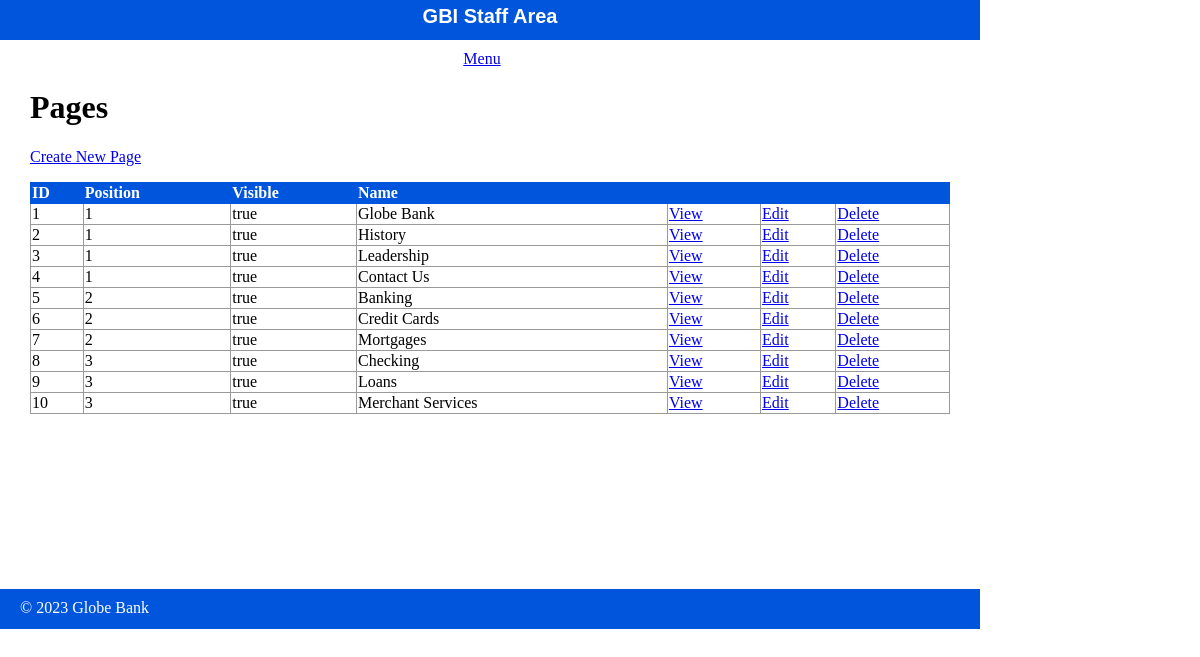
Page /Globe_Bank/public/staff/pages/index.php on the committed database.
### tables this page shows
CREATE TABLE `pages` (
  `id` int(11) NOT NULL,
  `subject_id` int(11) DEFAULT NULL,
  `menu_name` varchar(255) DEFAULT NULL,
  `position` int(3) DEFAULT NULL,
  `visible` tinyint(1) DEFAULT NULL,
  `content` text DEFAULT NULL
);

### Globe_Bank/private/functions.php (called while the page is built, shortened)
<?php
function url_for($script_path) {
    if($script_path[0] != '/') {
      $script_path = "/" . $script_path;
    }
    return WWW_ROOT . $script_path;
}
function u($string=""){
  return urlencode($string);
}
function h($string=""){
  return htmlspecialchars($string);
}
?>

### Globe_Bank/private/query_functions.php (called while the page is built, shortened)
<?php
    function find_all_pages(){
        global $db;
        $sql = "select * from pages order by subject_id asc, position asc";
        $result = mysqli_query($db, $sql);
        return $result;
    }
    function find_page_by_id($id) {
        global $db;
        $sql = "SELECT * FROM pages ";
        $sql .= "WHERE id='" . $id . "'";
        $result = mysqli_query($db, $sql);
        $page = mysqli_fetch_assoc($result);
        return $page;
      }
?>

### Globe_Bank/public/staff/pages/index.php (the view, shortened to what this page needs)
<?php
  require_once('../../../private/initialize.php');
  $pages_set = find_all_pages();
  include(SHARED_PATH . '/staff_header.php');
?>
<div id="content">
  <div class="pages listing">
    <h1>Pages</h1>
    <div class="actions">
      <a class="action" href="<?php echo url_for('/staff/pages/new.php'); ?>">Create New Page</a>
    </div>
  	<table class="list">
  	  <tr>
        <th>ID</th>
        <th>Position</th>
        <th>Visible</th>
  	    <th>Name</th>
  	    <th>&nbsp;</th>
  	    <th>&nbsp;</th>
        <th>&nbsp;</th>
  	  </tr>
      <?php
        while($index = mysqli_fetch_assoc($pages_set)) {
            $subject = find_page_by_id($index['subject_id']);
      ?>
        <tr>
          <td><?php echo h($index['id']); ?></td>
          <td><?php echo h($subject['position']); ?></td>
          <td><?php echo $index['visible'] == 1 ? 'true' : 'false'; ?></td>
    	    <td><?php echo h($index['menu_name']); ?></td>
          <td><a class="action" href="<?php echo url_for('/staff/pages/show.php?id=' . h(u($index['id']))); ?>">View</a></td>
          <td><a class="action" href="<?php echo url_for('/staff/pages/edit.php?id=' . h(u($index['id']))); ?>">Edit</a></td>
          <td><a class="action" href="<?php echo url_for('/staff/pages/delete.php?id=' . h(u($page['id']))); ?>">Delete</a></td>
    	  </tr>
      <?php } ?>
  	</table>
  </div>
</div>
<?php
  include(SHARED_PATH . '/staff_footer.php');
?>

### Globe_Bank/public/stylesheets/staff.css (style rules this page uses)
html { height: 100%; width: 100%; }
body { height: 980px; width: 100%; margin: 0; padding: 0; }
#content { width: 920px; min-height: 500px; padding: 0 30px; }
.actions { margin-bottom: 1em; }
table { border-collapse: collapse; vertical-align: top; }
table.list { width: 100%; }
table.list tr td { border: 1px solid #999999; }
table.list tr th { border: 1px solid #0055DD; background: #0055DD; color: white; text-align: left; }

### rows in the picture
pages: id "1", position "1", visible "true", menu_name "Globe Bank"
pages: id "2", pages.position "1", visible "true", menu_name "History"
pages: id "3", pages.position "1", visible "true", menu_name "Leadership"
pages: id "4", pages.position "1", visible "true", menu_name "Contact Us"
pages: id "5", pages.position "2", visible "true", menu_name "Banking"
pages: id "6", pages.position "2", visible "true", menu_name "Credit Cards"
pages: id "7", pages.position "2", visible "true", menu_name "Mortgages"
pages: id "8", pages.position "3", visible "true", menu_name "Checking"
pages: id "9", pages.position "3", visible "true", menu_name "Loans"
pages: id "10", pages.position "3", visible "true", menu_name "Merchant Services"
